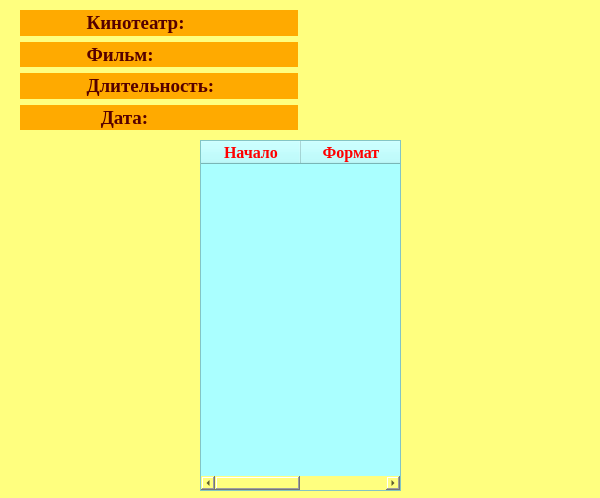
<?xml version="1.0" encoding="UTF-8"?>
<ui version="4.0">
 <class>Form</class>
 <widget class="QWidget" name="Form">
  <property name="geometry">
   <rect>
    <x>0</x>
    <y>0</y>
    <width>600</width>
    <height>498</height>
   </rect>
  </property>
  <property name="windowTitle">
   <string>Расписание</string>
  </property>
  <property name="styleSheet">
   <string notr="true">background-color: rgb(255, 255, 127);</string>
  </property>
  <widget class="QTableWidget" name="table">
   <property name="geometry">
    <rect>
     <x>200</x>
     <y>140</y>
     <width>201</width>
     <height>351</height>
    </rect>
   </property>
   <property name="font">
    <font>
     <family>Times New Roman</family>
     <pointsize>12</pointsize>
     <weight>75</weight>
     <bold>true</bold>
    </font>
   </property>
   <property name="styleSheet">
    <string notr="true">background-color: rgb(170, 255, 255);
color: rgb(255, 0, 0);</string>
   </property>
   <column>
    <property name="text">
     <string>Начало</string>
    </property>
    <property name="font">
     <font>
      <family>Times New Roman</family>
      <pointsize>12</pointsize>
      <weight>75</weight>
      <bold>true</bold>
     </font>
    </property>
   </column>
   <column>
    <property name="text">
     <string>Формат</string>
    </property>
    <property name="font">
     <font>
      <family>Times New Roman</family>
      <pointsize>12</pointsize>
      <weight>75</weight>
      <bold>true</bold>
     </font>
    </property>
   </column>
  </widget>
  <widget class="QWidget" name="layoutWidget">
   <property name="geometry">
    <rect>
     <x>20</x>
     <y>10</y>
     <width>561</width>
     <height>120</height>
    </rect>
   </property>
   <layout class="QVBoxLayout" name="verticalLayout">
    <item>
     <layout class="QHBoxLayout" name="horizontalLayout">
      <item>
       <widget class="QLabel" name="label">
        <property name="font">
         <font>
          <family>Times New Roman</family>
          <pointsize>14</pointsize>
          <weight>75</weight>
          <bold>true</bold>
         </font>
        </property>
        <property name="styleSheet">
         <string notr="true">background-color: rgb(255, 170, 0);
color: rgb(85, 0, 0);</string>
        </property>
        <property name="text">
         <string>              Кинотеатр:</string>
        </property>
       </widget>
      </item>
      <item>
       <widget class="QLabel" name="cinema">
        <property name="font">
         <font>
          <family>Times New Roman</family>
          <pointsize>14</pointsize>
          <weight>75</weight>
          <bold>true</bold>
         </font>
        </property>
        <property name="styleSheet">
         <string notr="true">color: rgb(255, 85, 255);</string>
        </property>
        <property name="text">
         <string/>
        </property>
       </widget>
      </item>
     </layout>
    </item>
    <item>
     <layout class="QHBoxLayout" name="horizontalLayout_2">
      <item>
       <widget class="QLabel" name="label_2">
        <property name="font">
         <font>
          <family>Times New Roman</family>
          <pointsize>14</pointsize>
          <weight>75</weight>
          <bold>true</bold>
         </font>
        </property>
        <property name="styleSheet">
         <string notr="true">background-color: rgb(255, 170, 0);
color: rgb(85, 0, 0);</string>
        </property>
        <property name="text">
         <string>              Фильм:</string>
        </property>
       </widget>
      </item>
      <item>
       <widget class="QLabel" name="film">
        <property name="font">
         <font>
          <family>Times New Roman</family>
          <pointsize>14</pointsize>
          <weight>75</weight>
          <bold>true</bold>
         </font>
        </property>
        <property name="styleSheet">
         <string notr="true">color: rgb(255, 85, 255);</string>
        </property>
        <property name="text">
         <string/>
        </property>
       </widget>
      </item>
     </layout>
    </item>
    <item>
     <layout class="QHBoxLayout" name="horizontalLayout_3">
      <item>
       <widget class="QLabel" name="label_3">
        <property name="font">
         <font>
          <family>Times New Roman</family>
          <pointsize>14</pointsize>
          <weight>75</weight>
          <bold>true</bold>
         </font>
        </property>
        <property name="styleSheet">
         <string notr="true">background-color: rgb(255, 170, 0);
color: rgb(85, 0, 0);</string>
        </property>
        <property name="text">
         <string>              Длительность:</string>
        </property>
       </widget>
      </item>
      <item>
       <widget class="QLabel" name="time">
        <property name="font">
         <font>
          <family>Times New Roman</family>
          <pointsize>14</pointsize>
          <weight>75</weight>
          <bold>true</bold>
         </font>
        </property>
        <property name="styleSheet">
         <string notr="true">color: rgb(255, 85, 255);</string>
        </property>
        <property name="text">
         <string/>
        </property>
       </widget>
      </item>
     </layout>
    </item>
    <item>
     <layout class="QHBoxLayout" name="horizontalLayout_4">
      <item>
       <widget class="QLabel" name="label_4">
        <property name="font">
         <font>
          <family>Times New Roman</family>
          <pointsize>14</pointsize>
          <weight>75</weight>
          <bold>true</bold>
         </font>
        </property>
        <property name="styleSheet">
         <string notr="true">background-color: rgb(255, 170, 0);
color: rgb(85, 0, 0);</string>
        </property>
        <property name="text">
         <string>                 Дата:</string>
        </property>
       </widget>
      </item>
      <item>
       <widget class="QLabel" name="date">
        <property name="font">
         <font>
          <family>Times New Roman</family>
          <pointsize>14</pointsize>
          <weight>75</weight>
          <bold>true</bold>
         </font>
        </property>
        <property name="styleSheet">
         <string notr="true">color: rgb(255, 85, 255);</string>
        </property>
        <property name="text">
         <string/>
        </property>
       </widget>
      </item>
     </layout>
    </item>
   </layout>
  </widget>
 </widget>
 <resources/>
 <connections/>
</ui>
